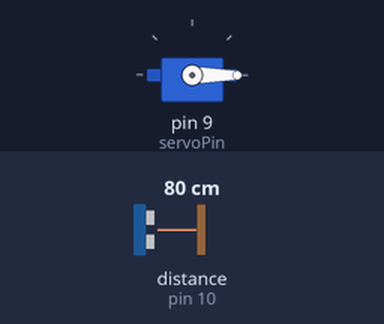
Bench run of a sketch on a simulated Arduino Uno, built with avr-gcc and run on an emulated ATmega328P. Shown: servo. Wiring (inferred from the names in the program): ultrasonic range finder: trigger pin 11; echo pin 10. The inputs (shaded band) are chosen by the test bench; at power-on: distance to the obstacle (sensor on pin 10) 80 cm. The echo pulse lasts 58.3 µs per cm.

Above: at 1.2 s.
1.3 s: distance to the obstacle (sensor on pin 10) set to 23 cm
2.8 s: distance to the obstacle (sensor on pin 10) set to 19 cm
At 4.0 s:
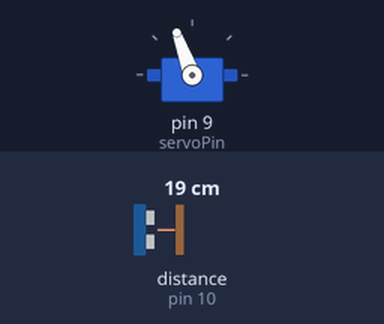
4.3 s: distance to the obstacle (sensor on pin 10) set to 35 cm
At 7.0 s:
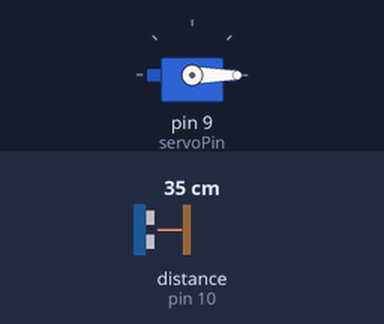
7.3 s: distance to the obstacle (sensor on pin 10) set to 2 cm
At 8.7 s:
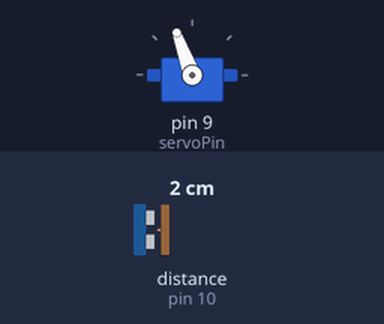
Timing chart, 0 to 9.8 s (numbered marks = the images above; inputs shaded):
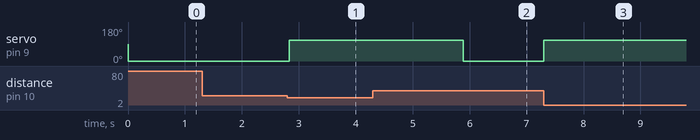

The sketch:

Project_TrashCan_Ultrasonic_Motor.ino
```cpp
// lozenia64
// https://blog.naver.com/ljy9378/221363773917
// Sample source cod for Arduino

// 서보모터, 초음파센서 사용
// 서보모터 디지털 9번 핀 사용
// 초음파센서 디지털 10, 11번 핀 사용

#include <Servo.h>
Servo servo;
int echoPin = 10, trigPin = 11, servoPin = 9;

void setup() {
  pinMode(trigPin, OUTPUT);
  pinMode(echoPin, INPUT);
  servo.attach(servoPin);
}

void loop() {
  digitalWrite(trigPin, LOW);
  digitalWrite(echoPin, LOW);
  delayMicroseconds(2);
  digitalWrite(trigPin, HIGH);
  delayMicroseconds(10);
  digitalWrite(trigPin, LOW);

  unsigned long duration = pulseIn(echoPin, HIGH);
  //초음파센서가 읽은 거리, cm로 표현할 변수 distance
  float distance = ((float)(340 * duration) / 10000) / 2;
  servo.write(0);

  //거리가 20cm 이내일때 모터 작동
  if (distance < 20){
    servo.write(110);
    delay(3000);
  }

  delay(50);
}
```

Measured:
- the behaviour switches between 21 and 20 cm on distance to the obstacle (sensor on pin 10) (found by bisection; images 0 and 1)
- after the input at 1.3 s, every drawn part: stays the same
- after the input at 2.8 s, servo on pin 9 (servoPin): 0° → 110° at once
- after the input at 4.3 s, servo on pin 9 (servoPin): 110° → 0° after 1.6 s
- after the input at 7.3 s, servo on pin 9 (servoPin): 0° → 110° at once
